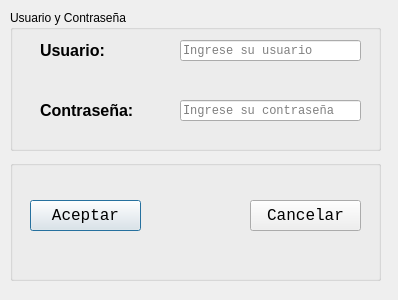
<?xml version="1.0" encoding="UTF-8"?>
<ui version="4.0">
 <class>dlgInicioSesionVista</class>
 <widget class="QDialog" name="dlgInicioSesionVista">
  <property name="geometry">
   <rect>
    <x>0</x>
    <y>0</y>
    <width>398</width>
    <height>300</height>
   </rect>
  </property>
  <property name="windowTitle">
   <string>Inicio de Sesión</string>
  </property>
  <widget class="QGroupBox" name="gbUsuarioContrasea">
   <property name="geometry">
    <rect>
     <x>10</x>
     <y>10</y>
     <width>371</width>
     <height>141</height>
    </rect>
   </property>
   <property name="title">
    <string>Usuario y Contraseña</string>
   </property>
   <widget class="QLabel" name="lbUsuario">
    <property name="geometry">
     <rect>
      <x>30</x>
      <y>30</y>
      <width>81</width>
      <height>21</height>
     </rect>
    </property>
    <property name="font">
     <font>
      <family>Arial</family>
      <pointsize>12</pointsize>
      <weight>75</weight>
      <bold>true</bold>
     </font>
    </property>
    <property name="text">
     <string>Usuario:</string>
    </property>
   </widget>
   <widget class="QLabel" name="lbPassword">
    <property name="geometry">
     <rect>
      <x>30</x>
      <y>90</y>
      <width>111</width>
      <height>21</height>
     </rect>
    </property>
    <property name="font">
     <font>
      <family>Arial</family>
      <pointsize>12</pointsize>
      <weight>75</weight>
      <bold>true</bold>
     </font>
    </property>
    <property name="text">
     <string>Contraseña:</string>
    </property>
   </widget>
   <widget class="QLineEdit" name="leUsuario">
    <property name="geometry">
     <rect>
      <x>170</x>
      <y>30</y>
      <width>181</width>
      <height>21</height>
     </rect>
    </property>
    <property name="font">
     <font>
      <family>Consolas</family>
     </font>
    </property>
    <property name="focusPolicy">
     <enum>Qt::WheelFocus</enum>
    </property>
    <property name="echoMode">
     <enum>QLineEdit::Normal</enum>
    </property>
    <property name="placeholderText">
     <string>Ingrese su usuario</string>
    </property>
    <property name="clearButtonEnabled">
     <bool>true</bool>
    </property>
   </widget>
   <widget class="QLineEdit" name="lePassword">
    <property name="geometry">
     <rect>
      <x>170</x>
      <y>90</y>
      <width>181</width>
      <height>21</height>
     </rect>
    </property>
    <property name="font">
     <font>
      <family>Consolas</family>
     </font>
    </property>
    <property name="text">
     <string/>
    </property>
    <property name="echoMode">
     <enum>QLineEdit::PasswordEchoOnEdit</enum>
    </property>
    <property name="placeholderText">
     <string>Ingrese su contraseña</string>
    </property>
    <property name="clearButtonEnabled">
     <bool>true</bool>
    </property>
   </widget>
  </widget>
  <widget class="QGroupBox" name="gbBotonesAcpCanc">
   <property name="geometry">
    <rect>
     <x>10</x>
     <y>160</y>
     <width>371</width>
     <height>121</height>
    </rect>
   </property>
   <property name="title">
    <string/>
   </property>
   <widget class="QPushButton" name="pbAceptar">
    <property name="geometry">
     <rect>
      <x>20</x>
      <y>40</y>
      <width>111</width>
      <height>31</height>
     </rect>
    </property>
    <property name="font">
     <font>
      <family>Consolas</family>
      <pointsize>12</pointsize>
     </font>
    </property>
    <property name="text">
     <string>Aceptar</string>
    </property>
    <property name="icon">
     <iconset>
      <normaloff>archivos/src/img/aceptar.png</normaloff>archivos/src/img/aceptar.png</iconset>
    </property>
   </widget>
   <widget class="QPushButton" name="pbCancelar">
    <property name="geometry">
     <rect>
      <x>240</x>
      <y>40</y>
      <width>111</width>
      <height>31</height>
     </rect>
    </property>
    <property name="font">
     <font>
      <family>Consolas</family>
      <pointsize>12</pointsize>
     </font>
    </property>
    <property name="text">
     <string>Cancelar</string>
    </property>
    <property name="icon">
     <iconset>
      <normaloff>archivos/src/img/cancelar.png</normaloff>archivos/src/img/cancelar.png</iconset>
    </property>
   </widget>
  </widget>
 </widget>
 <resources/>
 <connections/>
</ui>
